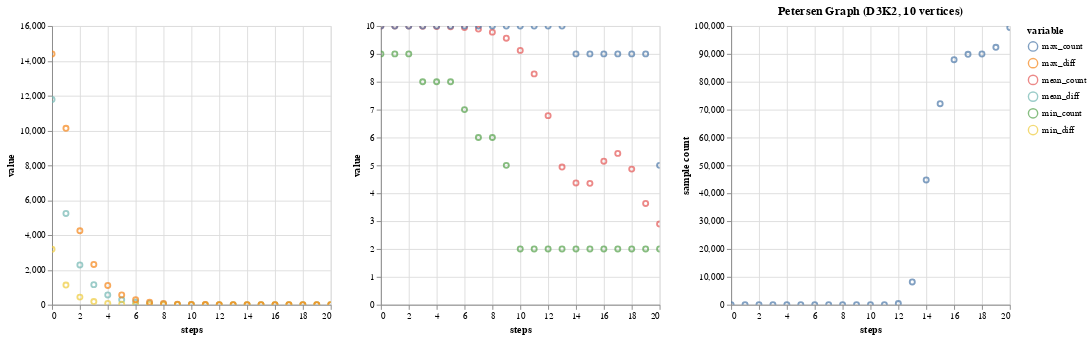

The notebook cell this image was saved under:
### Markdown cell above
### Petersen

### Code cell
petersen = runGraph("petersen", "Petersen Graph (D3K2, 10 vertices)")
plotGraph(petersen)

### Figure 1 — Vega-Lite specification as saved in the notebook (floating-point values rounded to 4 significant figures)
{"config": {"view": {"continuousWidth": 300, "continuousHeight": 300}}, "hconcat": [{"data": {"name": "data-24fad42706e25de5c134dcd35b403472"}, "mark": {"type": "point", "tooltip": true}, "encoding": {"color": {"field": "variable", "type": "nominal"}, "x": {"field": "steps", "type": "quantitative"}, "y": {"field": "value", "type": "quantitative"}}, "name": "view_13"}, {"data": {"name": "data-ee9b1e89f09288afd16e0f73e3f0da5d"}, "mark": {"type": "point", "tooltip": true}, "encoding": {"color": {"field": "variable", "type": "nominal"}, "x": {"field": "steps", "type": "quantitative"}, "y": {"field": "value", "type": "quantitative"}}, "name": "view_14"}, {"data": {"name": "data-c6e865b6a5e841b0f2a0ffcb477c612c"}, "mark": {"type": "point", "tooltip": true}, "encoding": {"x": {"field": "steps", "type": "quantitative"}, "y": {"field": "sample count", "type": "quantitative"}}, "name": "view_15", "title": "Petersen Graph (D3K2, 10 vertices)"}], "params": [{"name": "param_13", "select": {"type": "interval", "encodings": ["x", "y"]}, "bind": "scales", "views": ["view_13"]}, {"name": "param_14", "select": {"type": "interval", "encodings": ["x", "y"]}, "bind": "scales", "views": ["view_14"]}, {"name": "param_15", "select": {"type": "interval", "encodings": ["x", "y"]}, "bind": "scales", "views": ["view_15"]}], "$schema": "https://vega.github.io/schema/vega-lite/v5.20.1.json", "datasets": {"data-24fad42706e25de5c134dcd35b403472": [{"steps": 0, "variable": "mean_diff", "value": 11780.0}, {"steps": 1, "variable": "mean_diff", "value": 5239.0}, {"steps": 2, "variable": "mean_diff", "value": 2283.0}, {"steps": 3, "variable": "mean_diff", "value": 1152.0}, {"steps": 4, "variable": "mean_diff", "value": 562.4}, {"steps": 5, "variable": "mean_diff", "value": 283.2}, {"steps": 6, "variable": "mean_diff", "value": 140.9}, {"steps": 7, "variable": "mean_diff", "value": 70.61}, {"steps": 8, "variable": "mean_diff", "value": 35.26}, {"steps": 9, "variable": "mean_diff", "value": 17.64}, {"steps": 10, "variable": "mean_diff", "value": 8.819}, {"steps": 11, "variable": "mean_diff", "value": 4.411}, {"steps": 12, "variable": "mean_diff", "value": 2.213}, {"steps": 13, "variable": "mean_diff", "value": 1.202}, {"steps": 14, "variable": "mean_diff", "value": 1.0}, {"steps": 15, "variable": "mean_diff", "value": 1.0}, {"steps": 16, "variable": "mean_diff", "value": 1.0}, {"steps": 17, "variable": "mean_diff", "value": 1.0}, {"steps": 18, "variable": "mean_diff", "value": 1.0}, {"steps": 19, "variable": "mean_diff", "value": 1.0}, {"steps": 20, "variable": "mean_diff", "value": 1.0}, {"steps": 0, "variable": "min_diff", "value": 3181.0}, {"steps": 1, "variable": "min_diff", "value": 1128.0}, {"steps": 2, "variable": "min_diff", "value": 436.0}, {"steps": 3, "variable": "min_diff", "value": 179.0}, {"steps": 4, "variable": "min_diff", "value": 74.0}, {"steps": 5, "variable": "min_diff", "value": 28.0}, {"steps": 6, "variable": "min_diff", "value": 12.0}, {"steps": 7, "variable": "min_diff", "value": 6.0}, {"steps": 8, "variable": "min_diff", "value": 3.0}, {"steps": 9, "variable": "min_diff", "value": 1.0}, {"steps": 10, "variable": "min_diff", "value": 1.0}, {"steps": 11, "variable": "min_diff", "value": 1.0}, {"steps": 12, "variable": "min_diff", "value": 1.0}, {"steps": 13, "variable": "min_diff", "value": 1.0}, {"steps": 14, "variable": "min_diff", "value": 1.0}, {"steps": 15, "variable": "min_diff", "value": 1.0}, {"steps": 16, "variable": "min_diff", "value": 1.0}, {"steps": 17, "variable": "min_diff", "value": 1.0}, {"steps": 18, "variable": "min_diff", "value": 1.0}, {"steps": 19, "variable": "min_diff", "value": 1.0}, {"steps": 20, "variable": "min_diff", "value": 1.0}, {"steps": 0, "variable": "max_diff", "value": 14400.0}, {"steps": 1, "variable": "max_diff", "value": 10130.0}, {"steps": 2, "variable": "max_diff", "value": 4246.0}, {"steps": 3, "variable": "max_diff", "value": 2313.0}, {"steps": 4, "variable": "max_diff", "value": 1106.0}, {"steps": 5, "variable": "max_diff", "value": 564.0}, {"steps": 6, "variable": "max_diff", "value": 280.0}, {"steps": 7, "variable": "max_diff", "value": 141.0}, {"steps": 8, "variable": "max_diff", "value": 70.0}, {"steps": 9, "variable": "max_diff", "value": 35.0}, {"steps": 10, "variable": "max_diff", "value": 18.0}, {"steps": 11, "variable": "max_diff", "value": 9.0}, {"steps": 12, "variable": "max_diff", "value": 5.0}, {"steps": 13, "variable": "max_diff", "value": 3.0}, {"steps": 14, "variable": "max_diff", "value": 2.0}, {"steps": 15, "variable": "max_diff", "value": 1.0}, {"steps": 16, "variable": "max_diff", "value": 1.0}, {"steps": 17, "variable": "max_diff", "value": 1.0}, {"steps": 18, "variable": "max_diff", "value": 1.0}, {"steps": 19, "variable": "max_diff", "value": 1.0}, {"steps": 20, "variable": "max_diff", "value": 1.0}], "data-ee9b1e89f09288afd16e0f73e3f0da5d": [{"steps": 0, "variable": "mean_count", "value": 9.999}, {"steps": 1, "variable": "mean_count", "value": 9.998}, {"steps": 2, "variable": "mean_count", "value": 9.997}, {"steps": 3, "variable": "mean_count", "value": 9.993}, {"steps": 4, "variable": "mean_count", "value": 9.986}, {"steps": 5, "variable": "mean_count", "value": 9.973}, {"steps": 6, "variable": "mean_count", "value": 9.944}, {"steps": 7, "variable": "mean_count", "value": 9.889}, {"steps": 8, "variable": "mean_count", "value": 9.78}, {"steps": 9, "variable": "mean_count", "value": 9.562}, {"steps": 10, "variable": "mean_count", "value": 9.125}, {"steps": 11, "variable": "mean_count", "value": 8.283}, {"steps": 12, "variable": "mean_count", "value": 6.784}, {"steps": 13, "variable": "mean_count", "value": 4.94}, {"steps": 14, "variable": "mean_count", "value": 4.369}, {"steps": 15, "variable": "mean_count", "value": 4.354}, {"steps": 16, "variable": "mean_count", "value": 5.15}, {"steps": 17, "variable": "mean_count", "value": 5.43}, {"steps": 18, "variable": "mean_count", "value": 4.866}, {"steps": 19, "variable": "mean_count", "value": 3.635}, {"steps": 20, "variable": "mean_count", "value": 2.896}, {"steps": 0, "variable": "min_count", "value": 9.0}, {"steps": 1, "variable": "min_count", "value": 9.0}, {"steps": 2, "variable": "min_count", "value": 9.0}, {"steps": 3, "variable": "min_count", "value": 8.0}, {"steps": 4, "variable": "min_count", "value": 8.0}, {"steps": 5, "variable": "min_count", "value": 8.0}, {"steps": 6, "variable": "min_count", "value": 7.0}, {"steps": 7, "variable": "min_count", "value": 6.0}, {"steps": 8, "variable": "min_count", "value": 6.0}, {"steps": 9, "variable": "min_count", "value": 5.0}, {"steps": 10, "variable": "min_count", "value": 2.0}, {"steps": 11, "variable": "min_count", "value": 2.0}, {"steps": 12, "variable": "min_count", "value": 2.0}, {"steps": 13, "variable": "min_count", "value": 2.0}, {"steps": 14, "variable": "min_count", "value": 2.0}, {"steps": 15, "variable": "min_count", "value": 2.0}, {"steps": 16, "variable": "min_count", "value": 2.0}, {"steps": 17, "variable": "min_count", "value": 2.0}, {"steps": 18, "variable": "min_count", "value": 2.0}, {"steps": 19, "variable": "min_count", "value": 2.0}, {"steps": 20, "variable": "min_count", "value": 2.0}, {"steps": 0, "variable": "max_count", "value": 10.0}, {"steps": 1, "variable": "max_count", "value": 10.0}, {"steps": 2, "variable": "max_count", "value": 10.0}, {"steps": 3, "variable": "max_count", "value": 10.0}, {"steps": 4, "variable": "max_count", "value": 10.0}, {"steps": 5, "variable": "max_count", "value": 10.0}, {"steps": 6, "variable": "max_count", "value": 10.0}, {"steps": 7, "variable": "max_count", "value": 10.0}, {"steps": 8, "variable": "max_count", "value": 10.0}, {"steps": 9, "variable": "max_count", "value": 10.0}, {"steps": 10, "variable": "max_count", "value": 10.0}, {"steps": 11, "variable": "max_count", "value": 10.0}, {"steps": 12, "variable": "max_count", "value": 10.0}, {"steps": 13, "variable": "max_count", "value": 10.0}, {"steps": 14, "variable": "max_count", "value": 9.0}, {"steps": 15, "variable": "max_count", "value": 9.0}, {"steps": 16, "variable": "max_count", "value": 9.0}, {"steps": 17, "variable": "max_count", "value": 9.0}, {"steps": 18, "variable": "max_count", "value": 9.0}, {"steps": 19, "variable": "max_count", "value": 9.0}, {"steps": 20, "variable": "max_count", "value": 5.0}], "data-c6e865b6a5e841b0f2a0ffcb477c612c": [{"steps": 0, "sample count": 0}, {"steps": 1, "sample count": 0}, {"steps": 2, "sample count": 0}, {"steps": 3, "sample count": 0}, {"steps": 4, "sample count": 0}, {"steps": 5, "sample count": 0}, {"steps": 6, "sample count": 0}, {"steps": 7, "sample count": 0}, {"steps": 8, "sample count": 0}, {"steps": 9, "sample count": 0}, {"steps": 10, "sample count": 0}, {"steps": 11, "sample count": 17}, {"steps": 12, "sample count": 437}, {"steps": 13, "sample count": 8158}, {"steps": 14, "sample count": 44766}, {"steps": 15, "sample count": 72127}, {"steps": 16, "sample count": 87919}, {"steps": 17, "sample count": 89836}, {"steps": 18, "sample count": 89963}, {"steps": 19, "sample count": 92351}, {"steps": 20, "sample count": 99479}]}}
